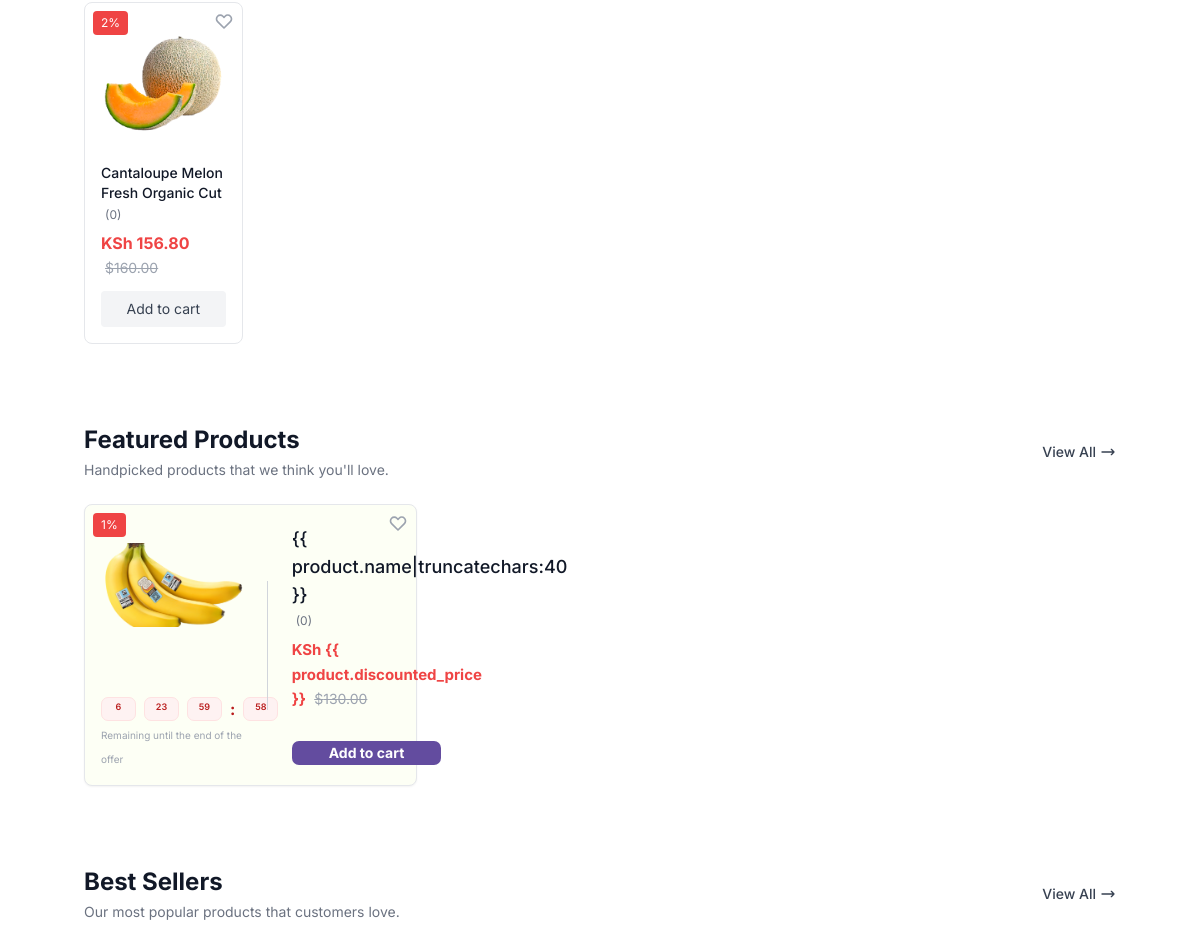
The page /shop/home/ (middle part) on the database as committed earlier.
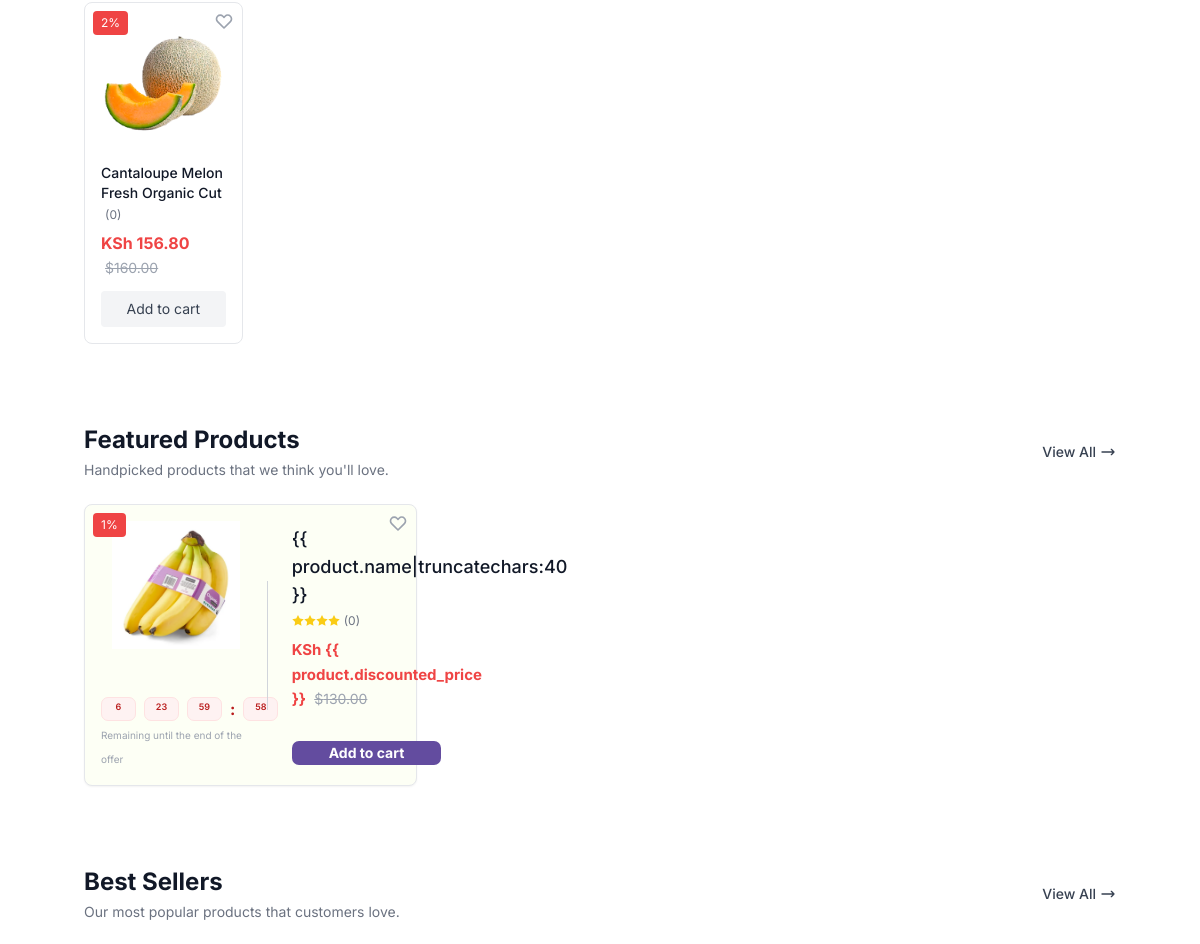
The same page on the database as committed later.
### shop/models.py (models this page shows, shortened)
class Product(models.Model):
    SECTION_CHOICES = [
        ('new_arrivals', 'New Arrivals'),
        ('featured', 'Featured Products'),
        ('best_sellers', 'Best Sellers'),
    ]
    category = models.ForeignKey(Category, on_delete=models.CASCADE)
    subcategory = models.ForeignKey(SubCategory, on_delete=models.CASCADE, null=True, blank=True)
    name = models.CharField(max_length=200)
    description = models.TextField()
    price = models.DecimalField(max_digits=10, decimal_places=2)
    image = models.ImageField(upload_to='products/')
    ratings = models.FloatField(default=0)
    discount_percentage = models.PositiveIntegerField(default=0)
    products_remaining = models.PositiveIntegerField(default=0)
    section = models.CharField(max_length=20, choices=SECTION_CHOICES, default='new_arrivals')
    def discounted_price(self):
        if self.price is None or self.discount_percentage is None:
            return None
        from decimal import Decimal
        discount_factor = Decimal('1') - (Decimal(str(self.discount_percentage)) / Decimal('100'))
        return round(self.price * discount_factor, 2)
    discounted_price.short_description = "Discounted Price"

### shop/views.py (the view)
# urls.py: path('home/', views.home, name='home'),  # home route in shop app
def home(request):
    user = request.user
    categories = Category.objects.prefetch_related('subcategories').all()  # Fetch categories with subcategories
    new_arrivals = Product.objects.filter(section='new_arrivals')[:6]
    featured_products = Product.objects.filter(section='featured')[:6]
    best_sellers = Product.objects.filter(section='best_sellers')[:6]
    context = {
        'user_id': user.id,
        'username': user.username,
        'categories': categories,  # Add categories to context
        'new_arrivals': new_arrivals,
        'featured_products': featured_products,
        'best_sellers': best_sellers,
    }
    return render(request, 'shop/home.html', context)

### shop/templates/shop/home.html (shortened to what this page needs)
{% extends "shop/base.html" %}
{% block content %}
<div class="mt-8">
    <div class="mt-8">
        <div class="bg-white rounded-lg p-6">
            <div class="grid grid-cols-1 md:grid-cols-6 gap-4">
                {% for product in new_arrivals %}
                <div class="bg-white border rounded-lg p-4 relative group hover:shadow-lg transition-shadow">
                    {% if product.discount_percentage > 0 %}
                    <div class="absolute top-2 left-2 bg-red-500 text-white text-xs px-2 py-1 rounded">
                        {{ product.discount_percentage }}%
                    </div>
                    {% endif %}
                    <button class="absolute top-2 right-2 text-gray-400 hover:text-red-500">
                        <svg class="w-5 h-5" fill="none" stroke="currentColor" viewBox="0 0 24 24">
                            <path stroke-linecap="round" stroke-linejoin="round" stroke-width="2"
                                d="M4.318 6.318a4.5 4.5 0 000 6.364L12 20.364l7.682-7.682a4.5 4.5 0 00-6.364-6.364L12 7.636l-1.318-1.318a4.5 4.5 0 00-6.364 0z">
                            </path>
                        </svg>
                    </button>
                    <div class="mb-4">
                        <img src="{{ product.image.url }}" alt="{{ product.name }}"
                            class="w-full h-32 object-cover rounded">
                    </div>
                    <h3 class="font-medium text-sm text-gray-900 mb-1">{{ product.name|truncatechars:50 }}</h3>
                    <div class="flex items-center mb-2">
                        <span class="text-xs text-gray-500 ml-1">({{ product.reviews.count }})</span>
                    </div>
                    <div class="flex items-center justify-between">
                        <div>
                            {% if product.discount_percentage > 0 %}
                            <span class="text-red-500 font-bold">KSh {{ product.discounted_price }}</span>
                            <span class="text-gray-400 line-through text-sm ml-1">${{ product.price }}</span>
                            {% else %}
                            <span class="text-gray-900 font-bold">KSh {{ product.price }}</span>
                            {% endif %}
                        </div>
                    </div>
                    <button
                        class="w-full mt-3 bg-gray-100 hover:bg-gray-200 text-gray-700 text-sm py-2 rounded transition-colors">
                        Add to cart
                    </button>
                </div>
                {% empty %}
                <div class="col-span-6 text-center text-gray-500 py-8">
                    No new arrivals available at the moment.
                </div>
                {% endfor %}
            </div>
        </div>
    </div>
    <div class="mt-8">
        <div class="bg-white rounded-lg p-6">
            <div class="flex justify-between items-center mb-6">
                <div>
                    <h2 class="text-2xl font-bold text-gray-900">Featured Products</h2>
                    <p class="text-sm text-gray-500 mt-1">Handpicked products that we think you'll love.</p>
                </div>
                <a href="#" class="text-sm font-medium text-gray-700 hover:text-gray-900 flex items-center">
                    View All
                    <svg class="w-4 h-4 ml-1" fill="none" stroke="currentColor" viewBox="0 0 24 24">
                        <path stroke-linecap="round" stroke-linejoin="round" stroke-width="2"
                            d="M17 8l4 4m0 0l-4 4m4-4H3"></path>
                    </svg>
                </a>
            </div>
            <div class="grid grid-cols-1 md:grid-cols-3 lg:grid-cols-3 gap-4">
                {% for product in featured_products %}
                <div
                    class="bg-[#fdfff5] border rounded-lg p-4 relative group hover:shadow-lg transition-shadow flex items-center shadow-sm product-card">
                    {% if product.discount_percentage > 0 %}
                    <div class="absolute top-2 left-2 bg-red-500 text-white text-xs px-2 py-1 rounded">
                        {{ product.discount_percentage }}%
                    </div>
                    {% endif %}
                    <button class="absolute top-2 right-2 text-gray-400 hover:text-red-500">
                        <svg class="w-5 h-5" fill="none" stroke="currentColor" viewBox="0 0 24 24">
                            <path stroke-linecap="round" stroke-linejoin="round" stroke-width="2"
                                d="M4.318 6.318a4.5 4.5 0 000 6.364L12 20.364l7.682-7.682a4.5 4.5 0 00-6.364-6.364L12 7.636l-1.318-1.318a4.5 4.5 0 00-6.364 0z">
                            </path>
                        </svg>
                    </button>
                    <div class="w-1/2">
                        <img src="{{ product.image.url }}" alt="{{ product.name }}"
                            class="w-full h-32 object-contain rounded">
                        <div id="countdown-{{product.id}}" class="mt-12 flex gap-2">
                            <div class="flex flex-col items-center"
                                style="background-color: #FEF2F2; border-radius: 7px; padding: 2px; min-width: 35px; border: 1px solid #FEE2E2; color: #b91c1c;">
                                <span class="days font-semibold text-[9px]">00</span>
                            </div>
                            <div class="flex flex-col items-center"
                                style="background-color: #FEF2F2; border-radius: 7px; padding: 2px; min-width: 35px; border: 1px solid #FEE2E2; color: #b91c1c;">
                                <span class="hours font-semibold text-[9px]">00</span>
                            </div>
                            <div class="flex flex-col items-center"
                                style="background-color: #FEF2F2; border-radius: 7px; padding: 2px; min-width: 35px; border: 1px solid #FEE2E2; color: #b91c1c;">
                                <span class="minutes font-semibold text-[9px]">00</span>
                            </div>
                            <span class=font-bold style="color: #b91c1c;">:</span>
                            <div class="flex flex-col items-center"
                                style="background-color: #FEF2F2; border-radius: 7px; padding: 2px; min-width: 35px; border: 1px solid #FEE2E2; color: #b91c1c;">
                                <span class="seconds font-semibold text-[9px]">00</span>
                            </div>
                        </div>
                        <span class="mt-2" style="font-size: 10px; color: #9ca3af;">Remaining until the end of the offer
                        </span>
                    </div>
                    <div class="w-1/2 ml-2">
                        <h3 class="font-medium text-lg text-gray-900 mb-1" style="margin-top: 0px;">{{
                            product.name|truncatechars:40 }}</h3>
                        <div class="flex items-center mb-2">
                            <div class="flex text-yellow-400">
                                {% for i in "12345"|make_list %}
                                {% if forloop.counter <= product.ratings %} <svg class="w-3 h-3 fill-current"
                                    viewBox="0 0 20 20">
                                    <path
                                        d="M10 15l-5.878 3.09 1.123-6.545L.489 6.91l6.572-.955L10 0l2.939 5.955 6.572.955-4.756 4.635 1.123 6.545z" />
                                    </svg>
                                    {% endif %}
                                    {% endfor %}
                            </div>
                            <span class="text-xs text-gray-500 ml-1">({{ product.reviews.count }})</span>
                        </div>
                        <div class="flex items-center justify-between">
                            <div>
                                {% if product.discount_percentage > 0 %}
                                <span class="text-red-500 font-bold discount-bounce" style="font-size: 15px;">KSh {{
                                    product.discounted_price }}</span>
                                <span class="text-gray-400 line-through text-sm ml-1">${{ product.price }}</span>
                                {% else %}
                                <span class="text-gray-900 font-bold">KSh {{ product.price }}</span>
                                {% endif %}
                            </div>
                        </div>
                        <button
                            class="w-full font-bold bg-gray-100 hover:bg-gray-200 text-gray-700 text-sm py-2 rounded transition-colors"
                            style="background-color: #634C9F; border-radius: 7px; padding: 2px; min-width: 35px; color: #fff; margin-top: 30px;">
                            Add to cart
                    </div>
                </div>
                {% empty %}
                <div class="col-span-3 text-center text-gray-500 py-8">
                    No featured products available at the moment.
                </div>
                {% endfor %}
            </div>
        </div>
    </div>
    <div class="mt-8">
        <div class="bg-white rounded-lg p-6">
            <div class="flex justify-between items-center mb-6">
                <div>
                    <h2 class="text-2xl font-bold text-gray-900">Best Sellers</h2>
                    <p class="text-sm text-gray-500 mt-1">Our most popular products that customers love.</p>
                </div>
                <a href="#" class="text-sm font-medium text-gray-700 hover:text-gray-900 flex items-center">
                    View All
                    <svg class="w-4 h-4 ml-1" fill="none" stroke="currentColor" viewBox="0 0 24 24">
                        <path stroke-linecap="round" stroke-linejoin="round" stroke-width="2"
                            d="M17 8l4 4m0 0l-4 4m4-4H3"></path>
                    </svg>
                </a>
            </div>
        </div>
    </div>
</div>
{% endblock %}

### shop/templates/shop/base.html (shortened to what this page needs)
<!DOCTYPE html>
<html lang="en">
<head>
    <script src="https://cdn.tailwindcss.com"></script>
    <link rel="stylesheet" href="https://cdnjs.cloudflare.com/ajax/libs/font-awesome/6.4.0/css/all.min.css">
</head>
<body class="min-h-screen">
    <main class="w-full" style="padding-left: 5%; padding-right: 5%;">
        {% block content %}
        {% endblock %}
    </main>
</body>
</html>

### shop/templates/shop/base.html (style rules this page uses)
body { font-family: "Inter", sans-serif; width: 100%; display: flex; flex-direction: column; overflow-x: hidden; }

Rows that differ between the two databases and show on the page:
removed Product: discount_percentage "1", image (picture), reviews.count "0", price "130.00", shown under "Featured Products"
added Product: discount_percentage "1", image (picture), ratings 4 (drawn), reviews.count "0", price "130.00", shown under "Featured Products"
